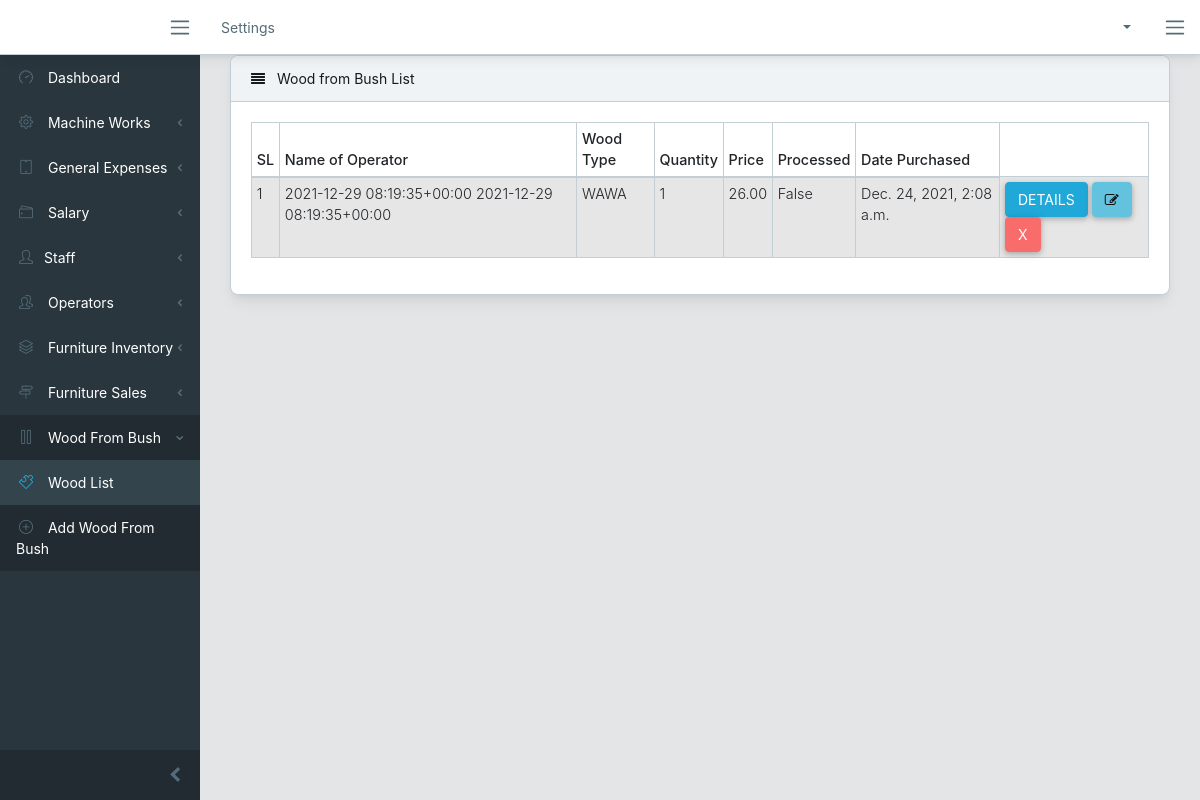
The app's page /woodfrombush/list/ (signed in), older data.
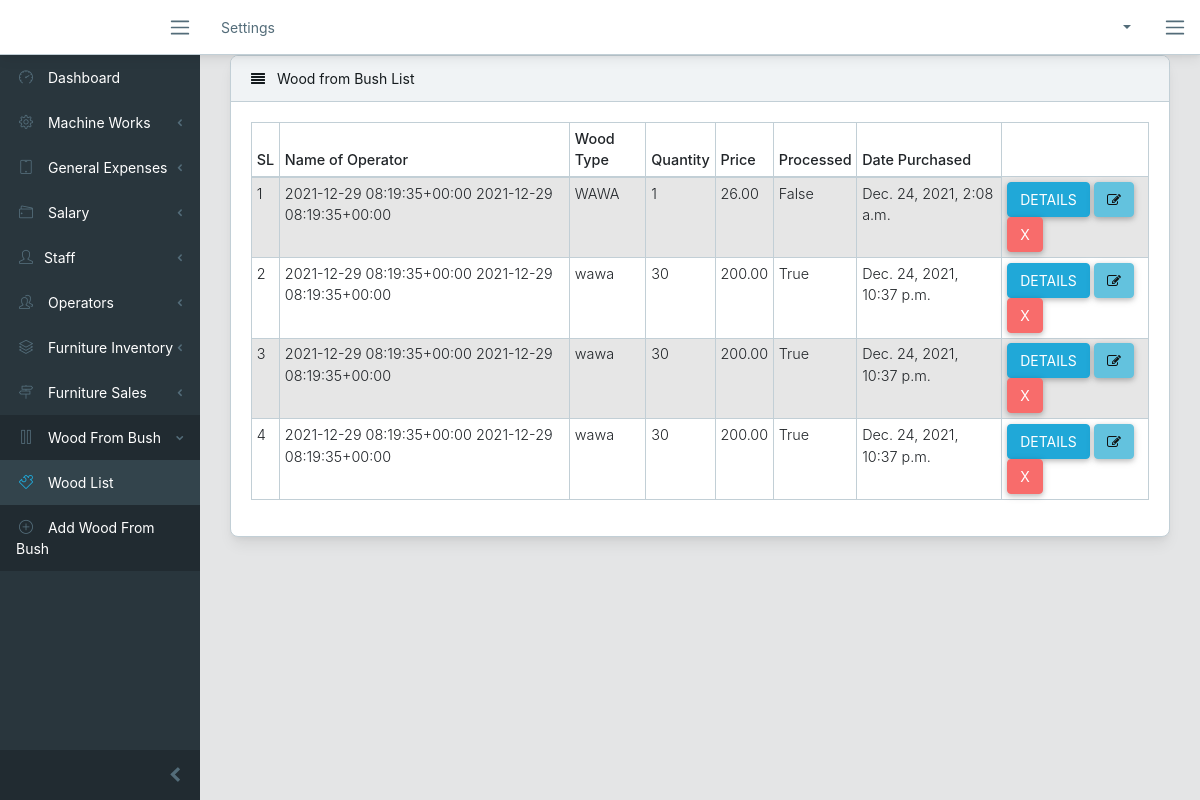
The same page, newer data.
### services/models.py (models this page shows)
class WoodFromBush(models.Model):
    operator = models.ForeignKey(Operator, on_delete=models.CASCADE)
    woodtype = models.CharField(max_length=200)
    quantity = models.IntegerField()
    price = models.DecimalField(decimal_places=2, max_digits=9 )
    processed = models.BooleanField(default=False)
    date_purchased = models.DateTimeField(auto_now_add= True)

class Operator(models.Model):
    first_name = models.CharField(max_length=50)
    last_name = models.CharField(max_length=50)
    hometown = models.CharField(max_length=50)
    phone_number= models.CharField(max_length=10)
    date_created = models.DateTimeField(auto_now_add= True)
    class Meta:
        ordering = ("-first_name",)
    def __str__(self) -> str:
        return self.first_name + " " + self.last_name

### services/views.py (the view)
# urls.py: path('woodfrombush/list/', views.wood_from_bush_list, name="wood_from_bush_list"),
@login_required
def wood_from_bush_list(request):
    wood_from_bushs = WoodFromBush.objects.all()
    paginator = Paginator(wood_from_bushs, 20)
    page = request.GET.get('page')
    paged_wood_from_bush = paginator.get_page(page)
    context = {
        "woodfrombushs": paged_wood_from_bush
    }
    return render(request, "lists/wood_from_bush_list.html", context)

### templates/lists/wood_from_bush_list.html (shortened to what this page needs)
{% extends "base.html" %}
{% block content %}
<div class="row">
    <div class="col-lg-12">
        <div class="card">
            <div class="card-header">
                <i class="fa fa-align-justify"></i> Wood from Bush List</div>
            <div class="card-body">
                <table class="table table-responsive-sm table-bordered table-striped table-sm">
                    <thead>
                        <tr>
                            <th>SL</th>
                            <th>Name of Operator</th>
                            <th>Wood Type</th>
                            <th>Quantity</th>
                            <th>Price</th>
                            <th>Processed</th>
                            <th>Date Purchased</th>
                        </tr>
                    </thead>
                    <tbody>
                        {% for woodfrombush in woodfrombushs %}
                            <tr>
                                <td>{{ forloop.counter }}</td>
                                <td>{{ woodfrombush.operator }}</td>
                                <td>{{ woodfrombush.woodtype}}</td>
                                <td>{{ woodfrombush.quantity }}</td>
                                <td>{{ woodfrombush.price }}</td>
                                <td>{{ woodfrombush.processed }}</td>
                                <td>{{ woodfrombush.date_purchased }}</td>                                <td>
                                    <a href="">
                                        <button type="button" class="btn btn-primary">Details</button>
                                    </a>
                                    <a href="">
                                        <button type="button" class="btn btn-info"><i class="fa fa-edit"></i></button>
                                    </a>
                                    <a href="">
                                        <button type="button" class="btn btn-danger">X</button>
                                    </a>
                                </td>
                            </tr>
                        {% endfor %}
                    </tbody>
                </table>
            </div>
        </div>
    </div>
</div>
<div class="row">
    <div class="col-md-12">
    </div>
</div>
{% endblock %}

Row changes from the older to the newer data that the page shows:
added WoodFromBush: operator "2021-12-29 08:19:35+00:00 2021-12-29 08:19:35+00:00", woodtype "wawa", quantity "30", price "200.00", processed "True", date_purchased "Dec. 24, 2021, 10:37 p.m."
added WoodFromBush: operator "2021-12-29 08:19:35+00:00 2021-12-29 08:19:35+00:00", woodtype "wawa", quantity "30", price "200.00", processed "True", date_purchased "Dec. 24, 2021, 10:37 p.m."
added WoodFromBush: operator "2021-12-29 08:19:35+00:00 2021-12-29 08:19:35+00:00", woodtype "wawa", quantity "30", price "200.00", processed "True", date_purchased "Dec. 24, 2021, 10:37 p.m."
